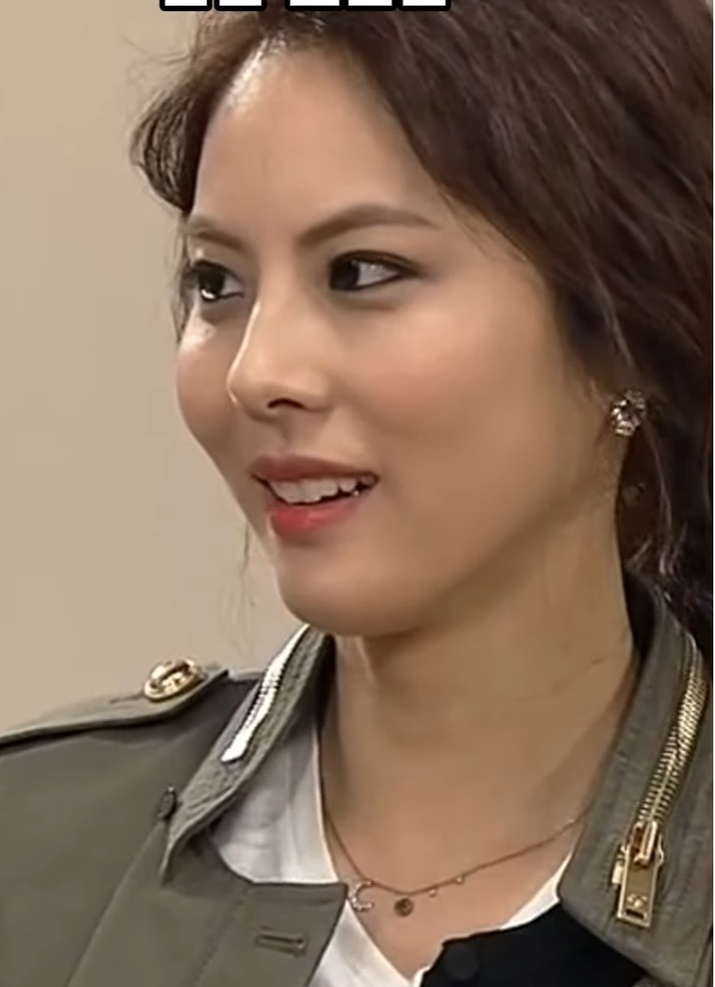
#> input picture img/JYPark.jpg, 715 x 987 px, shrunk from 832 x 1149 before the run
$ python 510_remap_flip.py
#> lines starting #> are read from the running program, lines starting #| are printed output that depends on the picture
import cv2
import numpy as np
import time

img = cv2.imread('../img/JYPark.jpg')
#> img is the input picture: shape (987, 715, 3); mean B, G, R 90.3, 109.3, 133.9
rows, cols = img.shape[:2]
#> rows = 987; cols = 715

# 뒤집기 변환행렬로 생성
st = time.time()
mflip = np.float32([[-1,0,cols-1], [0,-1,rows-1]])  # transform matrix
#> mflip = [[-1, 0, 714], [0, -1, 986]]
fliped1 = cv2.warpAffine(img, mflip, (cols, rows))
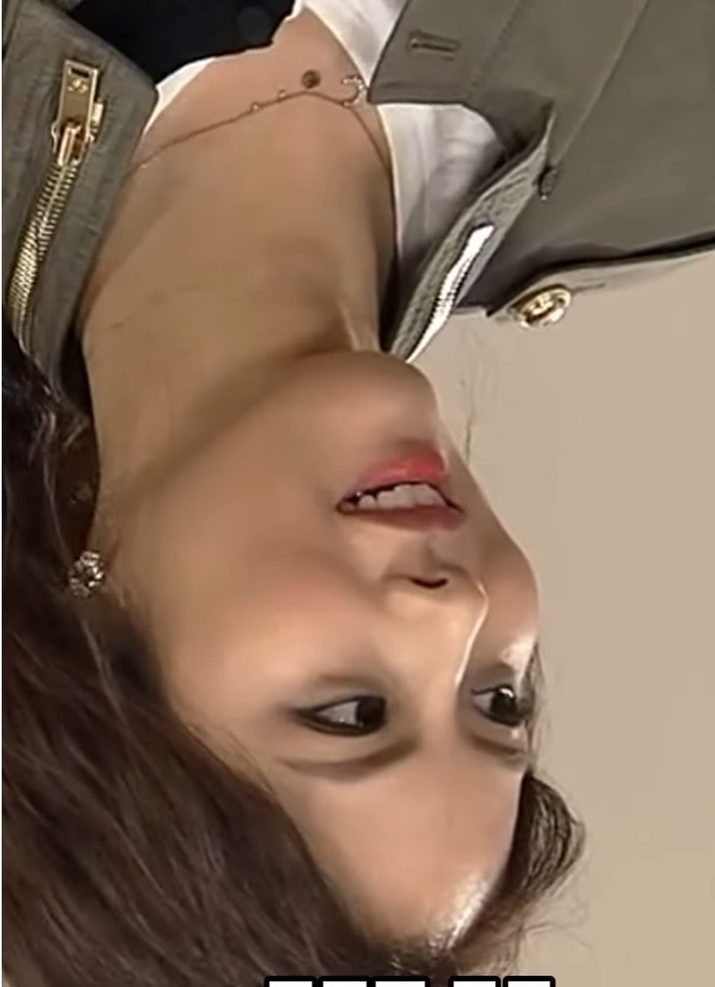
#> fliped1: shape (987, 715, 3); mean B, G, R 90.3, 109.3, 133.9
print('matrix:', time.time()-st)

# remap 함수로 뒤집기 구현
st2 = time.time()
mapy, mapx = np.indices((rows, cols), dtype=np.float32)     # mapping matrix initialization
mapx = cols - mapx -1       # 뒤집기 연산
mapy = rows - mapy -1       # 뒤집기 연산
fliped2 = cv2.remap(img, mapx, mapy, cv2.INTER_LINEAR)
print('remap:', time.time()-st2)

# Result
cv2.imshow('origin', img)
cv2.imshow('fliped1', fliped1)
cv2.imshow('fliped2', fliped2)
cv2.waitKey()
cv2.destroyAllWindows()

$ run again, with img/Angela01.jpg copied over img/JYPark.jpg
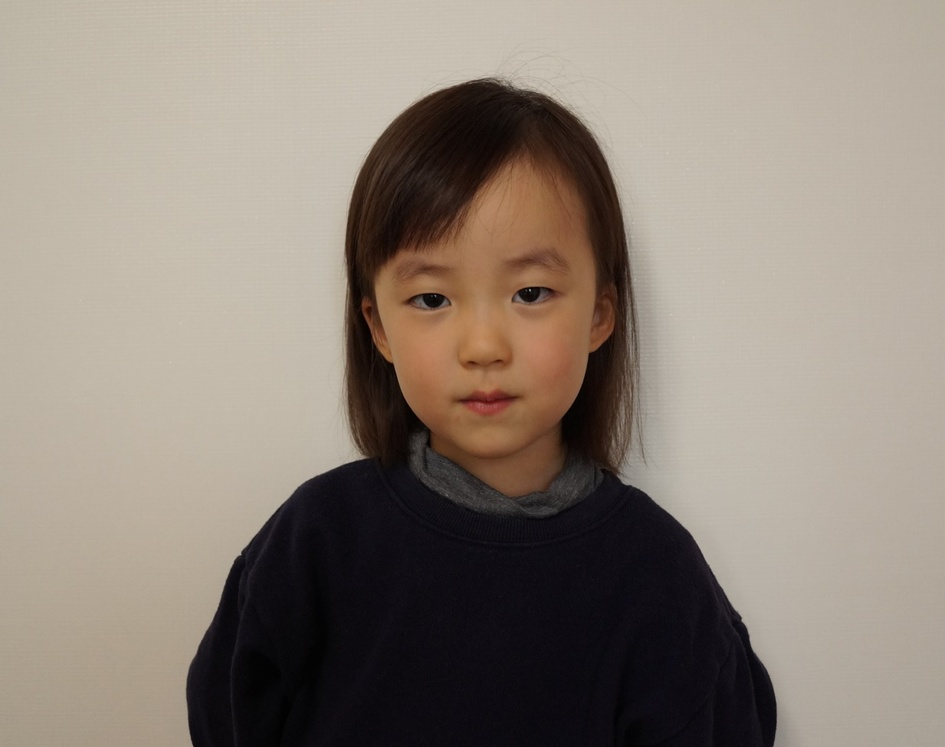
#> input picture img/Angela01.jpg, 945 x 747 px, shrunk from 1233 x 974 before the run
#> img is the input picture: shape (747, 945, 3); mean B, G, R 120.4, 131.1, 142
#> `fliped1 = cv2.warpAffine(img, mflip, (cols, rows))`:
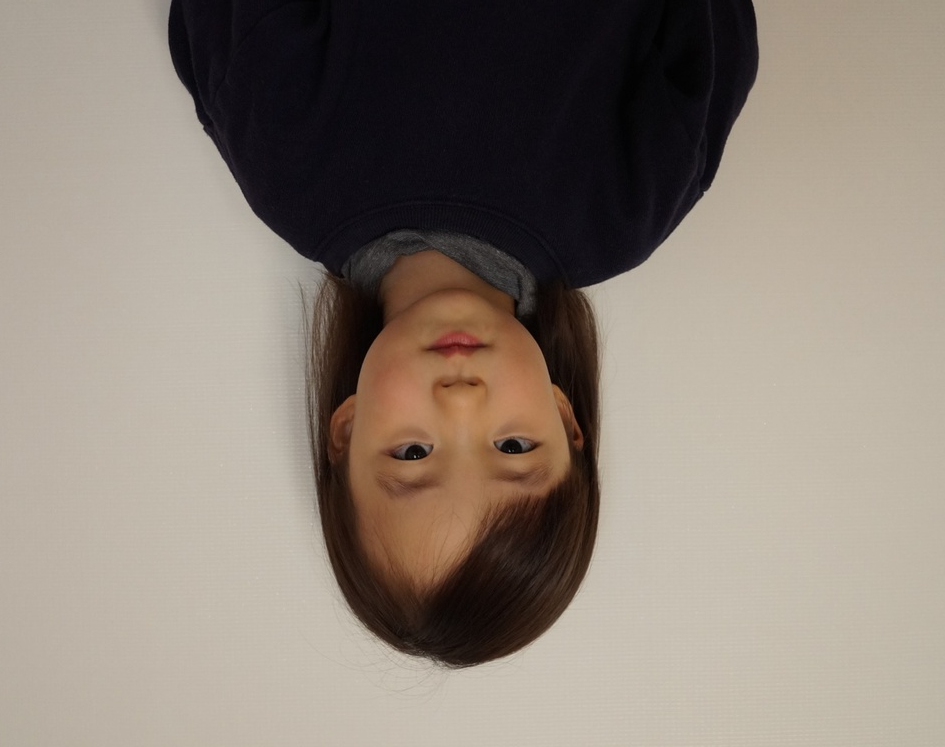
#> fliped1: shape (747, 945, 3); mean B, G, R 120.4, 131.1, 142
